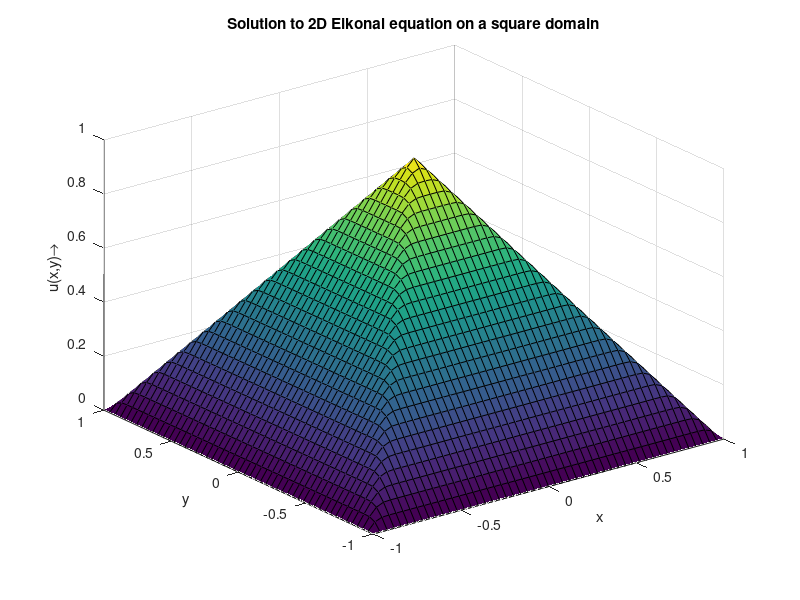

Source code (MATLAB):
%%%%%%%%%%%%%%%%%%%%%%%%%%%%%%%%%%%%%%%%%%%%%%%%%%%%%%%%%%
% Program to implement the upwind scheme to solve        %   
%     2D Eikonal Equation with 0 DBC on a square         %   
%       |\Grad u| = 1 in (0,1) X (0,1)                   %   
%       u = 0 on Boundary                                %
%                                                        %
%%%%%%%%%%%%%%%%%%%%%%%%%%%%%%%%%%%%%%%%%%%%%%%%%%%%%%%%%%

clear 
close all
format long

Nx = 50;
Ny = 50;

a =-1; b = 1;
c = -1; d = 1;

hx = (b-a)/Nx;
hy = (b-a)/Ny;

x = a:hx:b;
y = c:hy:d;

delt = min(hx,hy); % Monotonicity condition

% Tolerance for steady state
eps = 10^-5;
error = 100;

U = zeros(Nx+1,Ny+1);
% for i=1:Nx+1
%     for j=1:Ny+1
%         U(i,j) = 
%     end
% end
Unew = zeros(Nx+1,Ny+1);

iterations = 0;
tic
while error > eps
    for i=2:Nx
        for j=2:Ny
            Dxp = (U(i,j)-U(i+1,j))/hx;
            Dxm = (U(i,j)-U(i-1,j))/hx;
            Dyp = (U(i,j)-U(i,j+1))/hy;
            Dym = (U(i,j)-U(i,j-1))/hy;
            
            Dx = max([0,Dxp,Dxm]);
            Dy = max([0,Dyp,Dym]);
            
            H = sqrt(Dx^2+Dy^2)-1;
            
            Unew(i,j) = U(i,j) - delt*H;
        end
    end
    error = max(max(abs(Unew-U)));
    %error = 0;
    U = Unew;
    surf(x,y,Unew);
    axis([a,b,c,d,0,1]);
    pause(0.01);
    iterations = iterations+1;
end
toc
iterations
xlabel('x') % x-axis label
ylabel('y') % y-axis label
zlabel('u(x,y)\rightarrow')
title('Solution to 2D Eikonal equation on a square domain');
axis([-1 1 -1 1 0 1])
%surf(y,x,Unew);
